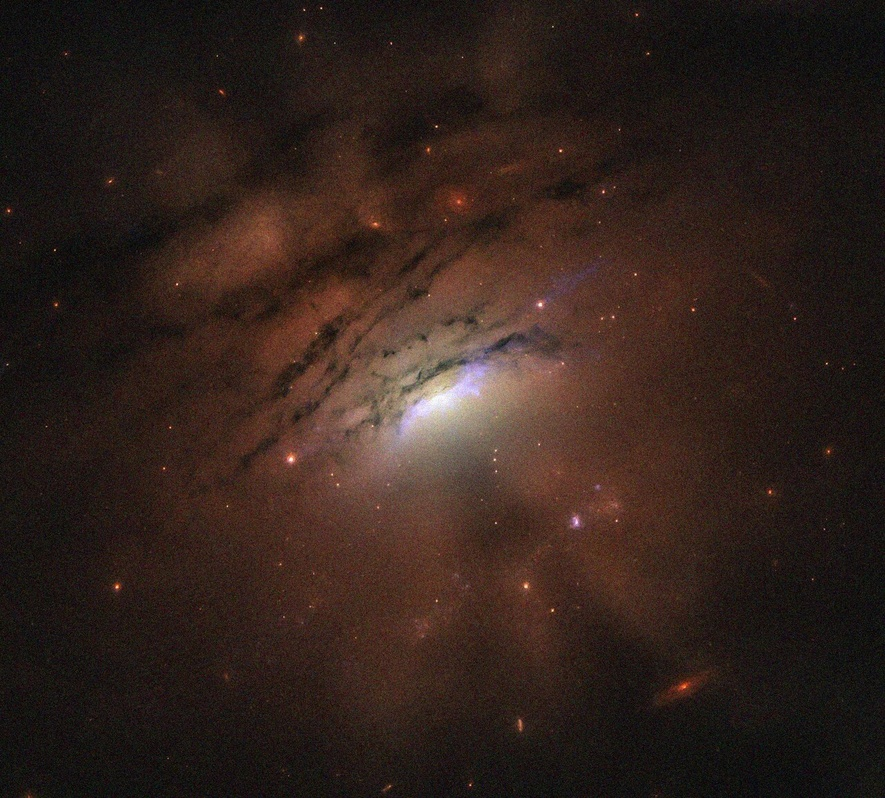
%> input picture Lab3/dark_rays.jpg, 885 x 798 px, shrunk from 1600 x 1443 before the run
$ octave Lab3.m   (GNU Octave 9; MATLAB toolbox functions it lacks are replaced by stand-ins)
%> lines starting %> are read from the running program, lines starting %| are printed output that depends on the picture
orignalImage = imread("dark_rays.jpg");
%> orignalImage is the input picture: size 798x885x3 uint8; mean R, G, B 49.7, 34.4, 28.4
whos("orignalImage")
grayScaleImage= rgb2gray(orignalImage);
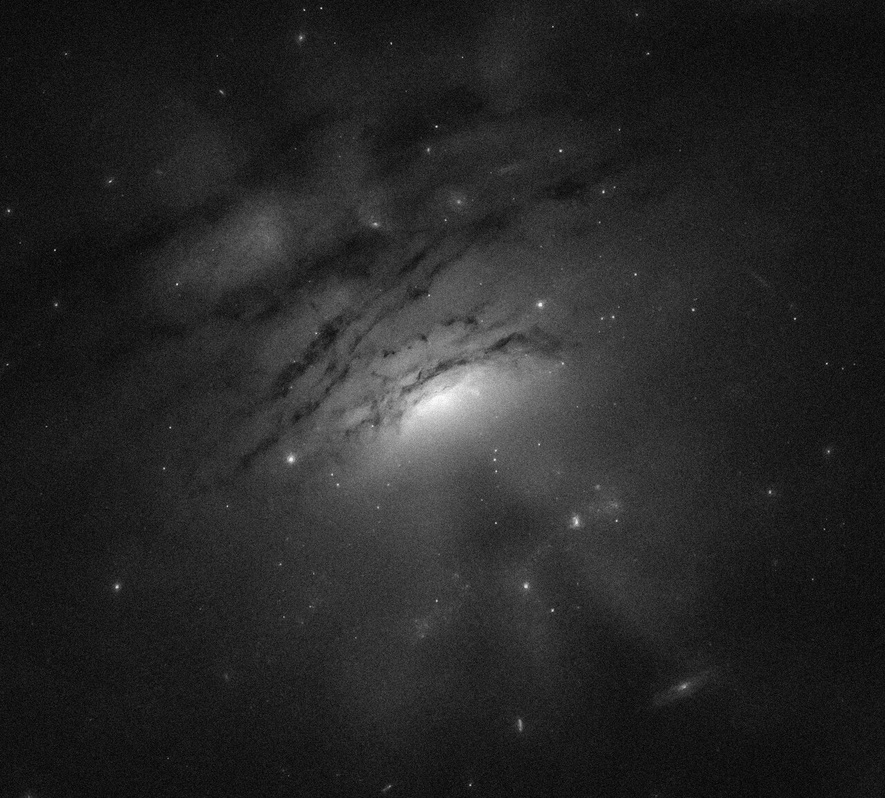
%> grayScaleImage: size 798x885 uint8; min 0, max 253, mean 38.3

B1 = imboxfilt(orignalImage,5);
B2 = imgaussfilt(orignalImage,3);
noisyImage = imnoise(grayScaleImage, 'salt & pepper', 0.02);
B3 = medfilt2(grayScaleImage,[3 5]);

figure;
subplot(1, 4, 1); imshow(orignalImage); title('Original RGB Image');
subplot(1, 4, 2); imshow(B1); title('Smoothed RGB Image (5x5 Box Filter)');
subplot(1, 4, 3); imshow(B2); title('Gaussian Filtering)');
subplot(1, 4, 4); imshow(B3); title('median Filtering)');
%> after `title('median Filtering)')`:
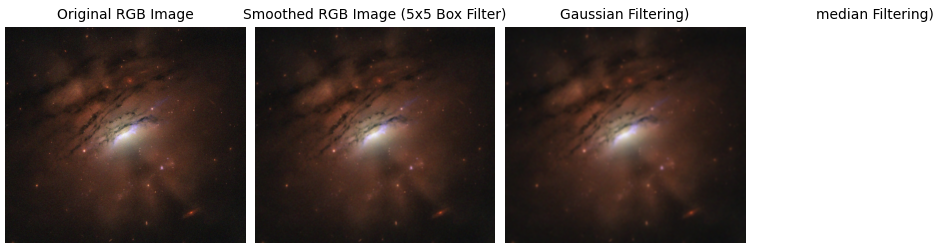
%> figure redrawn from the program's plot data, 4 panels
